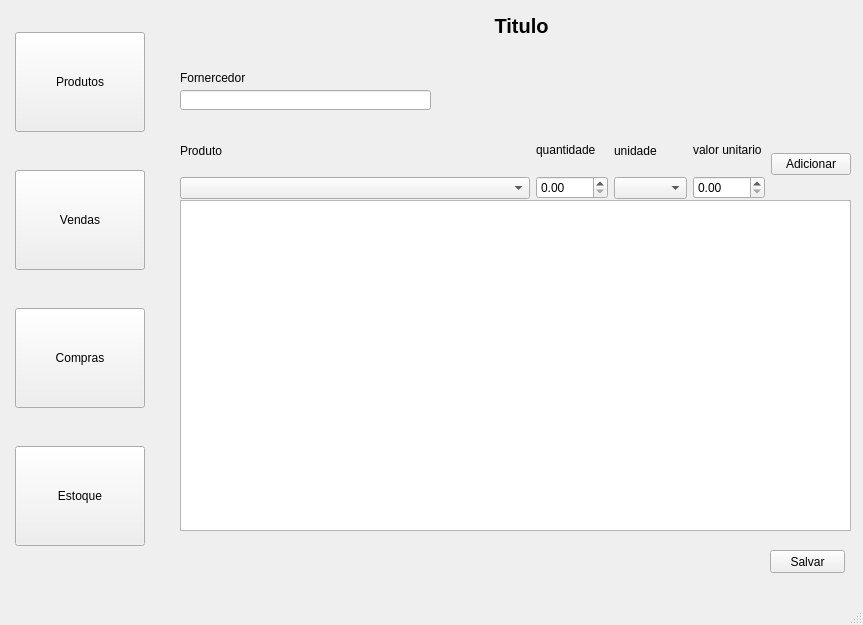
<?xml version="1.0" encoding="UTF-8"?>
<ui version="4.0">
 <class>MainWindow</class>
 <widget class="QMainWindow" name="MainWindow">
  <property name="geometry">
   <rect>
    <x>0</x>
    <y>0</y>
    <width>863</width>
    <height>625</height>
   </rect>
  </property>
  <property name="windowTitle">
   <string>IS Tech Automação Residencial</string>
  </property>
  <widget class="QWidget" name="centralwidget">
   <widget class="QWidget" name="verticalLayoutWidget">
    <property name="geometry">
     <rect>
      <x>0</x>
      <y>0</y>
      <width>160</width>
      <height>581</height>
     </rect>
    </property>
    <layout class="QVBoxLayout" name="verticalLayout">
     <property name="leftMargin">
      <number>15</number>
     </property>
     <property name="rightMargin">
      <number>15</number>
     </property>
     <item>
      <widget class="QPushButton" name="BtPgProduct">
       <property name="minimumSize">
        <size>
         <width>100</width>
         <height>100</height>
        </size>
       </property>
       <property name="text">
        <string>Produtos</string>
       </property>
      </widget>
     </item>
     <item>
      <widget class="QPushButton" name="BtPgSale">
       <property name="minimumSize">
        <size>
         <width>100</width>
         <height>100</height>
        </size>
       </property>
       <property name="text">
        <string>Vendas</string>
       </property>
      </widget>
     </item>
     <item>
      <widget class="QPushButton" name="BtPgCompras">
       <property name="minimumSize">
        <size>
         <width>100</width>
         <height>100</height>
        </size>
       </property>
       <property name="text">
        <string>Compras</string>
       </property>
      </widget>
     </item>
     <item>
      <widget class="QPushButton" name="BtPgStok">
       <property name="minimumSize">
        <size>
         <width>100</width>
         <height>100</height>
        </size>
       </property>
       <property name="text">
        <string>Estoque</string>
       </property>
      </widget>
     </item>
    </layout>
   </widget>
   <widget class="QStackedWidget" name="stackedWidget">
    <property name="enabled">
     <bool>true</bool>
    </property>
    <property name="geometry">
     <rect>
      <x>160</x>
      <y>40</y>
      <width>701</width>
      <height>541</height>
     </rect>
    </property>
    <property name="frameShape">
     <enum>QFrame::NoFrame</enum>
    </property>
    <property name="frameShadow">
     <enum>QFrame::Plain</enum>
    </property>
    <property name="lineWidth">
     <number>0</number>
    </property>
    <property name="currentIndex">
     <number>1</number>
    </property>
    <widget class="QWidget" name="Stock">
     <property name="toolTip">
      <string>Estoque</string>
     </property>
     <widget class="QLineEdit" name="edStockSearch">
      <property name="geometry">
       <rect>
        <x>150</x>
        <y>70</y>
        <width>231</width>
        <height>20</height>
       </rect>
      </property>
     </widget>
     <widget class="QPushButton" name="btStockSearch">
      <property name="geometry">
       <rect>
        <x>390</x>
        <y>70</y>
        <width>75</width>
        <height>23</height>
       </rect>
      </property>
      <property name="text">
       <string>Pesquisar</string>
      </property>
     </widget>
     <widget class="QTableView" name="tbStock">
      <property name="geometry">
       <rect>
        <x>10</x>
        <y>140</y>
        <width>691</width>
        <height>381</height>
       </rect>
      </property>
     </widget>
    </widget>
    <widget class="QWidget" name="Compra">
     <widget class="QWidget" name="horizontalLayoutWidget_2">
      <property name="geometry">
       <rect>
        <x>20</x>
        <y>90</y>
        <width>671</width>
        <height>69</height>
       </rect>
      </property>
      <layout class="QHBoxLayout" name="horizontalLayout_2">
       <item>
        <layout class="QVBoxLayout" name="verticalLayout_6">
         <item>
          <widget class="QLabel" name="label_7">
           <property name="text">
            <string>Produto</string>
           </property>
          </widget>
         </item>
         <item>
          <widget class="QComboBox" name="CbPushProduct">
           <property name="minimumSize">
            <size>
             <width>350</width>
             <height>0</height>
            </size>
           </property>
          </widget>
         </item>
        </layout>
       </item>
       <item>
        <layout class="QVBoxLayout" name="verticalLayout_7">
         <item>
          <widget class="QLabel" name="label_8">
           <property name="text">
            <string>quantidade</string>
           </property>
          </widget>
         </item>
         <item>
          <widget class="QDoubleSpinBox" name="EdPushQTD"/>
         </item>
        </layout>
       </item>
       <item>
        <layout class="QVBoxLayout" name="verticalLayout_8">
         <item>
          <widget class="QLabel" name="label_9">
           <property name="text">
            <string>unidade</string>
           </property>
          </widget>
         </item>
         <item>
          <widget class="QComboBox" name="CbPushUni"/>
         </item>
        </layout>
       </item>
       <item>
        <layout class="QVBoxLayout" name="verticalLayout_9">
         <item>
          <widget class="QLabel" name="label_10">
           <property name="text">
            <string>valor unitario</string>
           </property>
          </widget>
         </item>
         <item>
          <widget class="QDoubleSpinBox" name="EdPushValue"/>
         </item>
        </layout>
       </item>
       <item>
        <widget class="QPushButton" name="BtPushAdd">
         <property name="text">
          <string>Adicionar</string>
         </property>
        </widget>
       </item>
      </layout>
     </widget>
     <widget class="QTableView" name="tbPushItens">
      <property name="geometry">
       <rect>
        <x>20</x>
        <y>160</y>
        <width>671</width>
        <height>331</height>
       </rect>
      </property>
     </widget>
     <widget class="QPushButton" name="BtPushSave">
      <property name="geometry">
       <rect>
        <x>610</x>
        <y>510</y>
        <width>75</width>
        <height>23</height>
       </rect>
      </property>
      <property name="text">
       <string>Salvar</string>
      </property>
     </widget>
     <widget class="QLineEdit" name="EdPushSsuplyer">
      <property name="geometry">
       <rect>
        <x>20</x>
        <y>50</y>
        <width>251</width>
        <height>20</height>
       </rect>
      </property>
     </widget>
     <widget class="QLabel" name="label_11">
      <property name="geometry">
       <rect>
        <x>20</x>
        <y>30</y>
        <width>71</width>
        <height>16</height>
       </rect>
      </property>
      <property name="text">
       <string>Fornercedor</string>
      </property>
     </widget>
    </widget>
    <widget class="QWidget" name="Venda">
     <widget class="QLCDNumber" name="lcdSaleTotal">
      <property name="geometry">
       <rect>
        <x>570</x>
        <y>20</y>
        <width>131</width>
        <height>41</height>
       </rect>
      </property>
     </widget>
     <widget class="QTableView" name="TbSale">
      <property name="geometry">
       <rect>
        <x>20</x>
        <y>190</y>
        <width>671</width>
        <height>311</height>
       </rect>
      </property>
     </widget>
     <widget class="QWidget" name="formLayoutWidget">
      <property name="geometry">
       <rect>
        <x>20</x>
        <y>20</y>
        <width>501</width>
        <height>41</height>
       </rect>
      </property>
      <layout class="QFormLayout" name="formLayout">
       <item row="0" column="0">
        <widget class="QLabel" name="label_6">
         <property name="text">
          <string>Cliente</string>
         </property>
        </widget>
       </item>
       <item row="1" column="0" colspan="2">
        <widget class="QLineEdit" name="edSaleCliente"/>
       </item>
      </layout>
     </widget>
     <widget class="QLineEdit" name="edSaleBarcode">
      <property name="geometry">
       <rect>
        <x>20</x>
        <y>90</y>
        <width>251</width>
        <height>20</height>
       </rect>
      </property>
     </widget>
     <widget class="QWidget" name="horizontalLayoutWidget">
      <property name="geometry">
       <rect>
        <x>20</x>
        <y>130</y>
        <width>671</width>
        <height>51</height>
       </rect>
      </property>
      <layout class="QHBoxLayout" name="horizontalLayout">
       <item>
        <layout class="QVBoxLayout" name="verticalLayout_2">
         <item>
          <widget class="QLabel" name="label">
           <property name="text">
            <string>Produto</string>
           </property>
          </widget>
         </item>
         <item>
          <widget class="QComboBox" name="comboBox_4">
           <property name="minimumSize">
            <size>
             <width>350</width>
             <height>0</height>
            </size>
           </property>
          </widget>
         </item>
        </layout>
       </item>
       <item>
        <layout class="QVBoxLayout" name="verticalLayout_3">
         <item>
          <widget class="QLabel" name="label_2">
           <property name="text">
            <string>Quatidade</string>
           </property>
          </widget>
         </item>
         <item>
          <widget class="QDoubleSpinBox" name="edSalveQTD"/>
         </item>
        </layout>
       </item>
       <item>
        <layout class="QVBoxLayout" name="verticalLayout_5">
         <item>
          <widget class="QLabel" name="label_3">
           <property name="text">
            <string>Unidade</string>
           </property>
          </widget>
         </item>
         <item>
          <widget class="QComboBox" name="cbSaleUnit"/>
         </item>
        </layout>
       </item>
       <item>
        <layout class="QVBoxLayout" name="verticalLayout_4">
         <item>
          <widget class="QLabel" name="label_4">
           <property name="text">
            <string>Valor unitario</string>
           </property>
          </widget>
         </item>
         <item>
          <widget class="QDoubleSpinBox" name="edSalePrice"/>
         </item>
        </layout>
       </item>
       <item>
        <widget class="QPushButton" name="btSaleAddItem">
         <property name="text">
          <string>Adicionar</string>
         </property>
        </widget>
       </item>
      </layout>
     </widget>
     <widget class="QLabel" name="label_5">
      <property name="geometry">
       <rect>
        <x>20</x>
        <y>70</y>
        <width>47</width>
        <height>13</height>
       </rect>
      </property>
      <property name="text">
       <string>Barcode</string>
      </property>
     </widget>
     <widget class="QPushButton" name="btSalveSave">
      <property name="geometry">
       <rect>
        <x>610</x>
        <y>510</y>
        <width>75</width>
        <height>23</height>
       </rect>
      </property>
      <property name="text">
       <string>Salvar</string>
      </property>
     </widget>
    </widget>
    <widget class="QWidget" name="Produtos">
     <widget class="QTabWidget" name="TabProduList">
      <property name="geometry">
       <rect>
        <x>0</x>
        <y>0</y>
        <width>701</width>
        <height>571</height>
       </rect>
      </property>
      <property name="currentIndex">
       <number>1</number>
      </property>
      <widget class="QWidget" name="tabProdutosList">
       <attribute name="title">
        <string>Lista</string>
       </attribute>
       <widget class="QTableView" name="tbProd">
        <property name="geometry">
         <rect>
          <x>0</x>
          <y>120</y>
          <width>691</width>
          <height>431</height>
         </rect>
        </property>
        <property name="horizontalScrollBarPolicy">
         <enum>Qt::ScrollBarAlwaysOn</enum>
        </property>
        <property name="selectionBehavior">
         <enum>QAbstractItemView::SelectRows</enum>
        </property>
        <property name="showGrid">
         <bool>false</bool>
        </property>
       </widget>
       <widget class="QLineEdit" name="edProdSearch">
        <property name="geometry">
         <rect>
          <x>160</x>
          <y>40</y>
          <width>231</width>
          <height>20</height>
         </rect>
        </property>
       </widget>
       <widget class="QPushButton" name="btProdSearch">
        <property name="geometry">
         <rect>
          <x>400</x>
          <y>40</y>
          <width>75</width>
          <height>23</height>
         </rect>
        </property>
        <property name="text">
         <string>Pesquisar</string>
        </property>
       </widget>
      </widget>
      <widget class="QWidget" name="TabProdcCad">
       <attribute name="title">
        <string>Cadastro</string>
       </attribute>
       <widget class="QWidget" name="formLayoutWidget_2">
        <property name="geometry">
         <rect>
          <x>0</x>
          <y>0</y>
          <width>691</width>
          <height>481</height>
         </rect>
        </property>
        <layout class="QFormLayout" name="formLayout_2">
         <item row="0" column="0">
          <widget class="QLabel" name="label_12">
           <property name="text">
            <string>Nome</string>
           </property>
          </widget>
         </item>
         <item row="0" column="1">
          <widget class="QLineEdit" name="edProdName"/>
         </item>
         <item row="1" column="0">
          <widget class="QLabel" name="label_13">
           <property name="text">
            <string>Descrição</string>
           </property>
          </widget>
         </item>
         <item row="1" column="1">
          <widget class="QLineEdit" name="edProdDescription"/>
         </item>
         <item row="2" column="0">
          <widget class="QLabel" name="label_14">
           <property name="text">
            <string>Cor</string>
           </property>
          </widget>
         </item>
         <item row="2" column="1">
          <widget class="QComboBox" name="cdColor">
           <item>
            <property name="text">
             <string>Adiconar</string>
            </property>
           </item>
           <item>
            <property name="text">
             <string>Branco</string>
            </property>
           </item>
           <item>
            <property name="text">
             <string>Preto</string>
            </property>
           </item>
           <item>
            <property name="text">
             <string>Não aplicavel</string>
            </property>
           </item>
          </widget>
         </item>
         <item row="3" column="0">
          <widget class="QLabel" name="label_15">
           <property name="text">
            <string>Fornecedor</string>
           </property>
          </widget>
         </item>
         <item row="3" column="1">
          <widget class="QLineEdit" name="edProdSuplyer"/>
         </item>
         <item row="4" column="0">
          <widget class="QLabel" name="label_16">
           <property name="text">
            <string>Conexão</string>
           </property>
          </widget>
         </item>
         <item row="4" column="1">
          <layout class="QHBoxLayout" name="horizontalLayout_3">
           <item>
            <widget class="QCheckBox" name="chbProdWifi">
             <property name="text">
              <string>Wi-fi</string>
             </property>
            </widget>
           </item>
           <item>
            <widget class="QCheckBox" name="chbProdZegbee">
             <property name="text">
              <string>Zegbee</string>
             </property>
            </widget>
           </item>
           <item>
            <widget class="QCheckBox" name="chbProdRF">
             <property name="text">
              <string>RF</string>
             </property>
            </widget>
           </item>
          </layout>
         </item>
         <item row="5" column="1">
          <layout class="QVBoxLayout" name="verticalLayout_10">
           <item>
            <layout class="QHBoxLayout" name="horizontalLayout_5">
             <item>
              <widget class="QLabel" name="label_18">
               <property name="text">
                <string>Atributo</string>
               </property>
              </widget>
             </item>
             <item>
              <widget class="QComboBox" name="cbProdAttr">
               <property name="minimumSize">
                <size>
                 <width>150</width>
                 <height>0</height>
                </size>
               </property>
               <item>
                <property name="text">
                 <string>Acionadores</string>
                </property>
               </item>
               <item>
                <property name="text">
                 <string>Tomadas</string>
                </property>
               </item>
               <item>
                <property name="text">
                 <string>Entradas</string>
                </property>
               </item>
               <item>
                <property name="text">
                 <string>Saidas</string>
                </property>
               </item>
              </widget>
             </item>
             <item>
              <widget class="QLabel" name="label_19">
               <property name="text">
                <string>Valor</string>
               </property>
              </widget>
             </item>
             <item>
              <widget class="QLineEdit" name="edProdAttrValue"/>
             </item>
            </layout>
           </item>
           <item>
            <widget class="QPushButton" name="btProdADD">
             <property name="text">
              <string>Adicionar</string>
             </property>
            </widget>
           </item>
           <item>
            <widget class="QListWidget" name="lsProdAttr"/>
           </item>
          </layout>
         </item>
         <item row="6" column="0">
          <widget class="QLabel" name="label_20">
           <property name="text">
            <string>Tipo de Unidade</string>
           </property>
          </widget>
         </item>
         <item row="6" column="1">
          <widget class="QComboBox" name="cbProdUnitType">
           <item>
            <property name="text">
             <string>Unidade</string>
            </property>
           </item>
           <item>
            <property name="text">
             <string>Comprimento</string>
            </property>
           </item>
          </widget>
         </item>
         <item row="7" column="0">
          <widget class="QLabel" name="label_21">
           <property name="text">
            <string>Barcode</string>
           </property>
          </widget>
         </item>
         <item row="7" column="1">
          <widget class="QLineEdit" name="edProdBarcode"/>
         </item>
         <item row="8" column="0">
          <widget class="QLabel" name="label_22">
           <property name="text">
            <string>Valor</string>
           </property>
          </widget>
         </item>
         <item row="8" column="1">
          <widget class="QDoubleSpinBox" name="edProdValue"/>
         </item>
        </layout>
       </widget>
       <widget class="QPushButton" name="btProdSave">
        <property name="geometry">
         <rect>
          <x>610</x>
          <y>490</y>
          <width>75</width>
          <height>23</height>
         </rect>
        </property>
        <property name="text">
         <string>Salvar</string>
        </property>
       </widget>
      </widget>
     </widget>
    </widget>
   </widget>
   <widget class="QLabel" name="lbPgActual">
    <property name="geometry">
     <rect>
      <x>186</x>
      <y>10</y>
      <width>671</width>
      <height>31</height>
     </rect>
    </property>
    <property name="font">
     <font>
      <pointsize>15</pointsize>
      <weight>75</weight>
      <bold>true</bold>
      <stylestrategy>PreferDefault</stylestrategy>
      <kerning>true</kerning>
     </font>
    </property>
    <property name="text">
     <string>Titulo</string>
    </property>
    <property name="textFormat">
     <enum>Qt::PlainText</enum>
    </property>
    <property name="alignment">
     <set>Qt::AlignCenter</set>
    </property>
   </widget>
  </widget>
  <widget class="QMenuBar" name="menubar">
   <property name="geometry">
    <rect>
     <x>0</x>
     <y>0</y>
     <width>863</width>
     <height>21</height>
    </rect>
   </property>
  </widget>
  <widget class="QStatusBar" name="statusbar"/>
 </widget>
 <tabstops>
  <tabstop>BtPgProduct</tabstop>
  <tabstop>BtPgSale</tabstop>
  <tabstop>BtPgCompras</tabstop>
  <tabstop>BtPgStok</tabstop>
  <tabstop>TabProduList</tabstop>
  <tabstop>edProdSearch</tabstop>
  <tabstop>btProdSearch</tabstop>
  <tabstop>tbProd</tabstop>
  <tabstop>edSaleCliente</tabstop>
  <tabstop>edSaleBarcode</tabstop>
  <tabstop>edSalveQTD</tabstop>
  <tabstop>cbSaleUnit</tabstop>
  <tabstop>edSalePrice</tabstop>
  <tabstop>btSaleAddItem</tabstop>
  <tabstop>TbSale</tabstop>
  <tabstop>btSalveSave</tabstop>
  <tabstop>EdPushSsuplyer</tabstop>
  <tabstop>EdPushQTD</tabstop>
  <tabstop>CbPushUni</tabstop>
  <tabstop>EdPushValue</tabstop>
  <tabstop>BtPushAdd</tabstop>
  <tabstop>tbPushItens</tabstop>
  <tabstop>BtPushSave</tabstop>
  <tabstop>edStockSearch</tabstop>
  <tabstop>btStockSearch</tabstop>
  <tabstop>tbStock</tabstop>
 </tabstops>
 <resources/>
 <connections/>
</ui>
